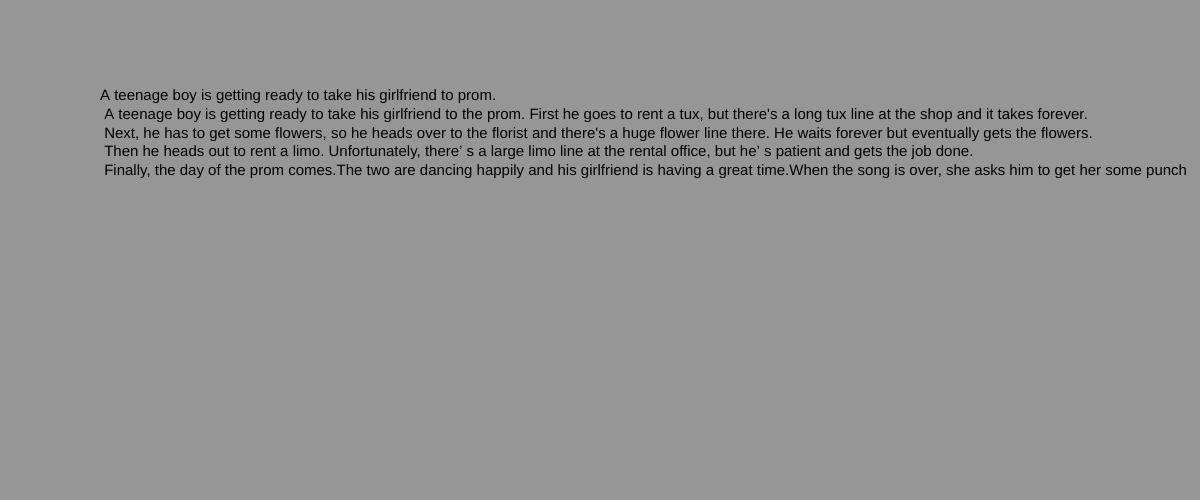
Frame 1 (no input)
Frame 60 (no input): identical to frame 1, image omitted
Frame 120 (the mouse pressed at the canvas centre since frame 60): identical to frame 1, image omitted

The p5.js sketch that drew this single still picture (run headless with seeded random() and noise() and a simulated clock; from frame 60 on, the mouse is pressed at the canvas centre):

// p5.js sketch
// ── sketch.js
var myState = 0;
var myTimer = 0;
function setup() {
  // put setup code here
  createCanvas(windowWidth, 500);
}

function draw() {
  // put drawing code here
  background(150);
  switch (myState) {
    case 0:
      textSize(15);
      text('A teenage boy is getting ready to take his girlfriend to prom.\n A teenage boy is getting ready to take his girlfriend to the prom. First he goes to rent a tux, but there\'s a long tux line at the shop and it takes forever.\n Next, he has to get some flowers, so he heads over to the florist and there\'s a huge flower line there. He waits forever but eventually gets the flowers. \n Then he heads out to rent a limo. Unfortunately, there’ s a large limo line at the rental office, but he\’ s patient and gets the job done.\n Finally, the day of the prom comes.The two are dancing happily and his girlfriend is having a great time.When the song is over, she asks him to get her some punch', 100, 100);

      myTimer++
      if (myTimer >=200) {
        myTimer = 0;
        myState = 1;
      }
      break;

      case 1:
      textSize(15);
      text('so he heads over to the punch table and there’s no punchline', 100, 100);
      myTimer++
      if (myTimer >=200) {
        myTimer = 0;
        myState = 2;
      break;

  }

}

}
